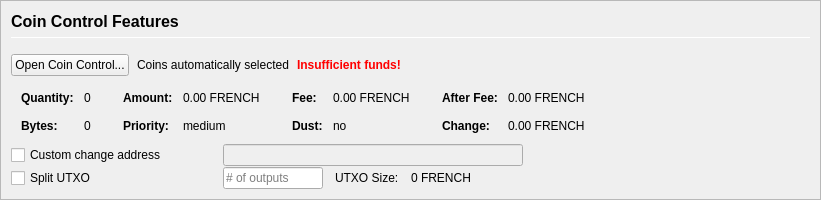
         <widget class="QFrame" name="frameCoinControl">
          <property name="sizePolicy">
           <sizepolicy hsizetype="Expanding" vsizetype="Expanding">
            <horstretch>0</horstretch>
            <verstretch>0</verstretch>
           </sizepolicy>
          </property>
          <property name="maximumSize">
           <size>
            <width>16777215</width>
            <height>16777215</height>
           </size>
          </property>
          <property name="frameShape">
           <enum>QFrame::StyledPanel</enum>
          </property>
          <property name="frameShadow">
           <enum>QFrame::Sunken</enum>
          </property>
          <layout class="QVBoxLayout" name="verticalLayoutCoinControl2">
           <property name="spacing">
            <number>0</number>
           </property>
           <property name="leftMargin">
            <number>0</number>
           </property>
           <property name="topMargin">
            <number>0</number>
           </property>
           <property name="rightMargin">
            <number>0</number>
           </property>
           <property name="bottomMargin">
            <number>0</number>
           </property>
           <item>
            <widget class="QFrame" name="frameCoinControl_BG">
             <layout class="QVBoxLayout" name="verticalLayoutCoinControl" stretch="0,0,0,0,0,0">
              <property name="spacing">
               <number>1</number>
              </property>
              <property name="leftMargin">
               <number>10</number>
              </property>
              <property name="topMargin">
               <number>10</number>
              </property>
              <item>
               <layout class="QHBoxLayout" name="horizontalLayoutCoinControl1">
                <property name="bottomMargin">
                 <number>15</number>
                </property>
                <item>
                 <layout class="QVBoxLayout" name="verticalLayout_3">
                  <property name="spacing">
                   <number>6</number>
                  </property>
                  <item>
                   <widget class="QLabel" name="labelCoinControlFeatures">
                    <property name="sizePolicy">
                     <sizepolicy hsizetype="Preferred" vsizetype="Maximum">
                      <horstretch>0</horstretch>
                      <verstretch>0</verstretch>
                     </sizepolicy>
                    </property>
                    <property name="minimumSize">
                     <size>
                      <width>0</width>
                      <height>20</height>
                     </size>
                    </property>
                    <property name="font">
                     <font>
                      <pointsize>12</pointsize>
                      <weight>75</weight>
                      <bold>true</bold>
                     </font>
                    </property>
                    <property name="styleSheet">
                     <string notr="true">font-weight:bold;</string>
                    </property>
                    <property name="text">
                     <string>Coin Control Features</string>
                    </property>
                   </widget>
                  </item>
                  <item>
                   <widget class="Line" name="line">
                    <property name="minimumSize">
                     <size>
                      <width>0</width>
                      <height>1</height>
                     </size>
                    </property>
                    <property name="maximumSize">
                     <size>
                      <width>16777215</width>
                      <height>1</height>
                     </size>
                    </property>
                    <property name="orientation">
                     <enum>Qt::Horizontal</enum>
                    </property>
                   </widget>
                  </item>
                 </layout>
                </item>
               </layout>
              </item>
              <item>
               <layout class="QHBoxLayout" name="horizontalLayoutCoinControl2" stretch="0,0,0,0">
                <property name="spacing">
                 <number>8</number>
                </property>
                <property name="bottomMargin">
                 <number>10</number>
                </property>
                <item>
                 <widget class="QPushButton" name="pushButtonCoinControl">
                  <property name="styleSheet">
                   <string notr="true"/>
                  </property>
                  <property name="text">
                   <string>Open Coin Control...</string>
                  </property>
                  <property name="autoDefault">
                   <bool>false</bool>
                  </property>
                 </widget>
                </item>
                <item>
                 <widget class="QLabel" name="labelCoinControlAutomaticallySelected">
                  <property name="text">
                   <string>Coins automatically selected</string>
                  </property>
                  <property name="margin">
                   <number>5</number>
                  </property>
                 </widget>
                </item>
                <item>
                 <widget class="QLabel" name="labelCoinControlInsuffFunds">
                  <property name="font">
                   <font>
                    <weight>75</weight>
                    <bold>true</bold>
                   </font>
                  </property>
                  <property name="styleSheet">
                   <string notr="true">color:red;font-weight:bold;</string>
                  </property>
                  <property name="text">
                   <string>Insufficient funds!</string>
                  </property>
                  <property name="margin">
                   <number>5</number>
                  </property>
                 </widget>
                </item>
                <item>
                 <spacer name="horizontalSpacerCoinControl">
                  <property name="orientation">
                   <enum>Qt::Horizontal</enum>
                  </property>
                  <property name="sizeHint" stdset="0">
                   <size>
                    <width>40</width>
                    <height>1</height>
                   </size>
                  </property>
                 </spacer>
                </item>
               </layout>
              </item>
              <item>
               <widget class="QWidget" name="widgetCoinControl" native="true">
                <property name="sizePolicy">
                 <sizepolicy hsizetype="Preferred" vsizetype="Preferred">
                  <horstretch>0</horstretch>
                  <verstretch>0</verstretch>
                 </sizepolicy>
                </property>
                <property name="minimumSize">
                 <size>
                  <width>0</width>
                  <height>0</height>
                 </size>
                </property>
                <property name="styleSheet">
                 <string notr="true"/>
                </property>
                <layout class="QHBoxLayout" name="horizontalLayoutCoinControl5">
                 <property name="leftMargin">
                  <number>0</number>
                 </property>
                 <property name="topMargin">
                  <number>0</number>
                 </property>
                 <property name="rightMargin">
                  <number>0</number>
                 </property>
                 <property name="bottomMargin">
                  <number>0</number>
                 </property>
                 <item>
                  <layout class="QHBoxLayout" name="horizontalLayoutCoinControl3" stretch="0,0,0,1">
                   <property name="spacing">
                    <number>20</number>
                   </property>
                   <property name="topMargin">
                    <number>0</number>
                   </property>
                   <property name="bottomMargin">
                    <number>10</number>
                   </property>
                   <item>
                    <layout class="QFormLayout" name="formLayoutCoinControl1">
                     <property name="horizontalSpacing">
                      <number>10</number>
                     </property>
                     <property name="verticalSpacing">
                      <number>14</number>
                     </property>
                     <property name="leftMargin">
                      <number>10</number>
                     </property>
                     <property name="topMargin">
                      <number>4</number>
                     </property>
                     <property name="rightMargin">
                      <number>6</number>
                     </property>
                     <item row="0" column="0">
                      <widget class="QLabel" name="labelCoinControlQuantityText">
                       <property name="font">
                        <font>
                         <weight>75</weight>
                         <bold>true</bold>
                        </font>
                       </property>
                       <property name="text">
                        <string>Quantity:</string>
                       </property>
                       <property name="margin">
                        <number>0</number>
                       </property>
                      </widget>
                     </item>
                     <item row="0" column="1">
                      <widget class="QLabel" name="labelCoinControlQuantity">
                       <property name="cursor">
                        <cursorShape>IBeamCursor</cursorShape>
                       </property>
                       <property name="contextMenuPolicy">
                        <enum>Qt::ActionsContextMenu</enum>
                       </property>
                       <property name="text">
                        <string notr="true">0</string>
                       </property>
                       <property name="margin">
                        <number>0</number>
                       </property>
                       <property name="textInteractionFlags">
                        <set>Qt::LinksAccessibleByMouse|Qt::TextSelectableByKeyboard|Qt::TextSelectableByMouse</set>
                       </property>
                      </widget>
                     </item>
                     <item row="1" column="0">
                      <widget class="QLabel" name="labelCoinControlBytesText">
                       <property name="font">
                        <font>
                         <weight>75</weight>
                         <bold>true</bold>
                        </font>
                       </property>
                       <property name="text">
                        <string>Bytes:</string>
                       </property>
                      </widget>
                     </item>
                     <item row="1" column="1">
                      <widget class="QLabel" name="labelCoinControlBytes">
                       <property name="cursor">
                        <cursorShape>IBeamCursor</cursorShape>
                       </property>
                       <property name="contextMenuPolicy">
                        <enum>Qt::ActionsContextMenu</enum>
                       </property>
                       <property name="text">
                        <string notr="true">0</string>
                       </property>
                       <property name="textInteractionFlags">
                        <set>Qt::LinksAccessibleByMouse|Qt::TextSelectableByKeyboard|Qt::TextSelectableByMouse</set>
                       </property>
                      </widget>
                     </item>
                    </layout>
                   </item>
                   <item>
                    <layout class="QFormLayout" name="formLayoutCoinControl2">
                     <property name="horizontalSpacing">
                      <number>10</number>
                     </property>
                     <property name="verticalSpacing">
                      <number>14</number>
                     </property>
                     <property name="leftMargin">
                      <number>6</number>
                     </property>
                     <property name="topMargin">
                      <number>4</number>
                     </property>
                     <property name="rightMargin">
                      <number>6</number>
                     </property>
                     <item row="0" column="0">
                      <widget class="QLabel" name="labelCoinControlAmountText">
                       <property name="font">
                        <font>
                         <weight>75</weight>
                         <bold>true</bold>
                        </font>
                       </property>
                       <property name="text">
                        <string>Amount:</string>
                       </property>
                       <property name="margin">
                        <number>0</number>
                       </property>
                      </widget>
                     </item>
                     <item row="0" column="1">
                      <widget class="QLabel" name="labelCoinControlAmount">
                       <property name="cursor">
                        <cursorShape>IBeamCursor</cursorShape>
                       </property>
                       <property name="contextMenuPolicy">
                        <enum>Qt::ActionsContextMenu</enum>
                       </property>
                       <property name="text">
                        <string notr="true">0.00 FRENCH</string>
                       </property>
                       <property name="textInteractionFlags">
                        <set>Qt::LinksAccessibleByMouse|Qt::TextSelectableByKeyboard|Qt::TextSelectableByMouse</set>
                       </property>
                      </widget>
                     </item>
                     <item row="1" column="0">
                      <widget class="QLabel" name="labelCoinControlPriorityText">
                       <property name="font">
                        <font>
                         <weight>75</weight>
                         <bold>true</bold>
                        </font>
                       </property>
                       <property name="text">
                        <string>Priority:</string>
                       </property>
                      </widget>
                     </item>
                     <item row="1" column="1">
                      <widget class="QLabel" name="labelCoinControlPriority">
                       <property name="cursor">
                        <cursorShape>IBeamCursor</cursorShape>
                       </property>
                       <property name="contextMenuPolicy">
                        <enum>Qt::ActionsContextMenu</enum>
                       </property>
                       <property name="text">
                        <string>medium</string>
                       </property>
                       <property name="textInteractionFlags">
                        <set>Qt::LinksAccessibleByMouse|Qt::TextSelectableByKeyboard|Qt::TextSelectableByMouse</set>
                       </property>
                      </widget>
                     </item>
                    </layout>
                   </item>
                   <item>
                    <layout class="QFormLayout" name="formLayoutCoinControl3">
                     <property name="horizontalSpacing">
                      <number>10</number>
                     </property>
                     <property name="verticalSpacing">
                      <number>14</number>
                     </property>
                     <property name="leftMargin">
                      <number>6</number>
                     </property>
                     <property name="topMargin">
                      <number>4</number>
                     </property>
                     <property name="rightMargin">
                      <number>6</number>
                     </property>
                     <item row="0" column="0">
                      <widget class="QLabel" name="labelCoinControlFeeText">
                       <property name="font">
                        <font>
                         <weight>75</weight>
                         <bold>true</bold>
                        </font>
                       </property>
                       <property name="text">
                        <string>Fee:</string>
                       </property>
                       <property name="margin">
                        <number>0</number>
                       </property>
                      </widget>
                     </item>
                     <item row="0" column="1">
                      <widget class="QLabel" name="labelCoinControlFee">
                       <property name="cursor">
                        <cursorShape>IBeamCursor</cursorShape>
                       </property>
                       <property name="contextMenuPolicy">
                        <enum>Qt::ActionsContextMenu</enum>
                       </property>
                       <property name="text">
                        <string notr="true">0.00 FRENCH</string>
                       </property>
                       <property name="textInteractionFlags">
                        <set>Qt::LinksAccessibleByMouse|Qt::TextSelectableByKeyboard|Qt::TextSelectableByMouse</set>
                       </property>
                      </widget>
                     </item>
                     <item row="1" column="0">
                      <widget class="QLabel" name="labelCoinControlLowOutputText">
                       <property name="font">
                        <font>
                         <weight>75</weight>
                         <bold>true</bold>
                        </font>
                       </property>
                       <property name="text">
                        <string>Dust:</string>
                       </property>
                      </widget>
                     </item>
                     <item row="1" column="1">
                      <widget class="QLabel" name="labelCoinControlLowOutput">
                       <property name="cursor">
                        <cursorShape>IBeamCursor</cursorShape>
                       </property>
                       <property name="contextMenuPolicy">
                        <enum>Qt::ActionsContextMenu</enum>
                       </property>
                       <property name="text">
                        <string>no</string>
                       </property>
                       <property name="textInteractionFlags">
                        <set>Qt::LinksAccessibleByMouse|Qt::TextSelectableByKeyboard|Qt::TextSelectableByMouse</set>
                       </property>
                      </widget>
                     </item>
                    </layout>
                   </item>
                   <item>
                    <layout class="QFormLayout" name="formLayoutCoinControl4">
                     <property name="horizontalSpacing">
                      <number>10</number>
                     </property>
                     <property name="verticalSpacing">
                      <number>14</number>
                     </property>
                     <property name="leftMargin">
                      <number>6</number>
                     </property>
                     <property name="topMargin">
                      <number>4</number>
                     </property>
                     <property name="rightMargin">
                      <number>6</number>
                     </property>
                     <item row="0" column="0">
                      <widget class="QLabel" name="labelCoinControlAfterFeeText">
                       <property name="font">
                        <font>
                         <weight>75</weight>
                         <bold>true</bold>
                        </font>
                       </property>
                       <property name="text">
                        <string>After Fee:</string>
                       </property>
                       <property name="margin">
                        <number>0</number>
                       </property>
                      </widget>
                     </item>
                     <item row="0" column="1">
                      <widget class="QLabel" name="labelCoinControlAfterFee">
                       <property name="cursor">
                        <cursorShape>IBeamCursor</cursorShape>
                       </property>
                       <property name="contextMenuPolicy">
                        <enum>Qt::ActionsContextMenu</enum>
                       </property>
                       <property name="text">
                        <string notr="true">0.00 FRENCH</string>
                       </property>
                       <property name="textInteractionFlags">
                        <set>Qt::LinksAccessibleByMouse|Qt::TextSelectableByKeyboard|Qt::TextSelectableByMouse</set>
                       </property>
                      </widget>
                     </item>
                     <item row="1" column="0">
                      <widget class="QLabel" name="labelCoinControlChangeText">
                       <property name="font">
                        <font>
                         <weight>75</weight>
                         <bold>true</bold>
                        </font>
                       </property>
                       <property name="text">
                        <string>Change:</string>
                       </property>
                      </widget>
                     </item>
                     <item row="1" column="1">
                      <widget class="QLabel" name="labelCoinControlChange">
                       <property name="cursor">
                        <cursorShape>IBeamCursor</cursorShape>
                       </property>
                       <property name="contextMenuPolicy">
                        <enum>Qt::ActionsContextMenu</enum>
                       </property>
                       <property name="text">
                        <string notr="true">0.00 FRENCH</string>
                       </property>
                       <property name="textInteractionFlags">
                        <set>Qt::LinksAccessibleByMouse|Qt::TextSelectableByKeyboard|Qt::TextSelectableByMouse</set>
                       </property>
                      </widget>
                     </item>
                    </layout>
                   </item>
                  </layout>
                 </item>
                </layout>
               </widget>
              </item>
              <item>
               <layout class="QHBoxLayout" name="horizontalLayoutCoinControl4">
                <property name="spacing">
                 <number>12</number>
                </property>
                <property name="sizeConstraint">
                 <enum>QLayout::SetDefaultConstraint</enum>
                </property>
                <property name="topMargin">
                 <number>0</number>
                </property>
                <property name="rightMargin">
                 <number>0</number>
                </property>
                <item>
                 <widget class="QCheckBox" name="checkBoxCoinControlChange">
                  <property name="sizePolicy">
                   <sizepolicy hsizetype="Preferred" vsizetype="Preferred">
                    <horstretch>0</horstretch>
                    <verstretch>0</verstretch>
                   </sizepolicy>
                  </property>
                  <property name="minimumSize">
                   <size>
                    <width>200</width>
                    <height>0</height>
                   </size>
                  </property>
                  <property name="maximumSize">
                   <size>
                    <width>200</width>
                    <height>16777215</height>
                   </size>
                  </property>
                  <property name="toolTip">
                   <string>If this is activated, but the change address is empty or invalid, change will be sent to a newly generated address.</string>
                  </property>
                  <property name="text">
                   <string>Custom change address</string>
                  </property>
                 </widget>
                </item>
                <item>
                 <widget class="QValidatedLineEdit" name="lineEditCoinControlChange">
                  <property name="enabled">
                   <bool>false</bool>
                  </property>
                  <property name="sizePolicy">
                   <sizepolicy hsizetype="Preferred" vsizetype="Preferred">
                    <horstretch>0</horstretch>
                    <verstretch>0</verstretch>
                   </sizepolicy>
                  </property>
                  <property name="minimumSize">
                   <size>
                    <width>300</width>
                    <height>0</height>
                   </size>
                  </property>
                 </widget>
                </item>
                <item>
                 <widget class="QLabel" name="labelCoinControlChangeLabel">
                  <property name="sizePolicy">
                   <sizepolicy hsizetype="Preferred" vsizetype="Preferred">
                    <horstretch>0</horstretch>
                    <verstretch>0</verstretch>
                   </sizepolicy>
                  </property>
                  <property name="minimumSize">
                   <size>
                    <width>100</width>
                    <height>0</height>
                   </size>
                  </property>
                  <property name="text">
                   <string/>
                  </property>
                  <property name="margin">
                   <number>3</number>
                  </property>
                 </widget>
                </item>
               </layout>
              </item>
              <item>
               <layout class="QHBoxLayout" name="horizontalLayoutCoinControl6">
                <property name="spacing">
                 <number>12</number>
                </property>
                <property name="rightMargin">
                 <number>0</number>
                </property>
                <item>
                 <widget class="QCheckBox" name="splitBlockCheckBox">
                  <property name="sizePolicy">
                   <sizepolicy hsizetype="Preferred" vsizetype="Preferred">
                    <horstretch>0</horstretch>
                    <verstretch>0</verstretch>
                   </sizepolicy>
                  </property>
                  <property name="minimumSize">
                   <size>
                    <width>200</width>
                    <height>0</height>
                   </size>
                  </property>
                  <property name="maximumSize">
                   <size>
                    <width>200</width>
                    <height>16777215</height>
                   </size>
                  </property>
                  <property name="text">
                   <string>Split UTXO</string>
                  </property>
                 </widget>
                </item>
                <item>
                 <widget class="QLineEdit" name="splitBlockLineEdit">
                  <property name="sizePolicy">
                   <sizepolicy hsizetype="Preferred" vsizetype="Preferred">
                    <horstretch>50</horstretch>
                    <verstretch>0</verstretch>
                   </sizepolicy>
                  </property>
                  <property name="minimumSize">
                   <size>
                    <width>100</width>
                    <height>0</height>
                   </size>
                  </property>
                  <property name="maximumSize">
                   <size>
                    <width>100</width>
                    <height>16777215</height>
                   </size>
                  </property>
                  <property name="placeholderText">
                   <string># of outputs</string>
                  </property>
                 </widget>
                </item>
                <item>
                 <widget class="QLabel" name="labelBlockSizeText">
                  <property name="text">
                   <string>UTXO Size:</string>
                  </property>
                 </widget>
                </item>
                <item>
                 <widget class="QLabel" name="labelBlockSize">
                  <property name="text">
                   <string>0 FRENCH</string>
                  </property>
                 </widget>
                </item>
                <item>
                 <spacer name="horizontalSpacer_7">
                  <property name="orientation">
                   <enum>Qt::Horizontal</enum>
                  </property>
                  <property name="sizeHint" stdset="0">
                   <size>
                    <width>40</width>
                    <height>20</height>
                   </size>
                  </property>
                 </spacer>
                </item>
               </layout>
              </item>
              <item>
               <spacer name="verticalSpacerCoinControl">
                <property name="orientation">
                 <enum>Qt::Vertical</enum>
                </property>
                <property name="sizeHint" stdset="0">
                 <size>
                  <width>800</width>
                  <height>1</height>
                 </size>
                </property>
               </spacer>
              </item>
             </layout>
            </widget>
           </item>
          </layout>
         </widget>
